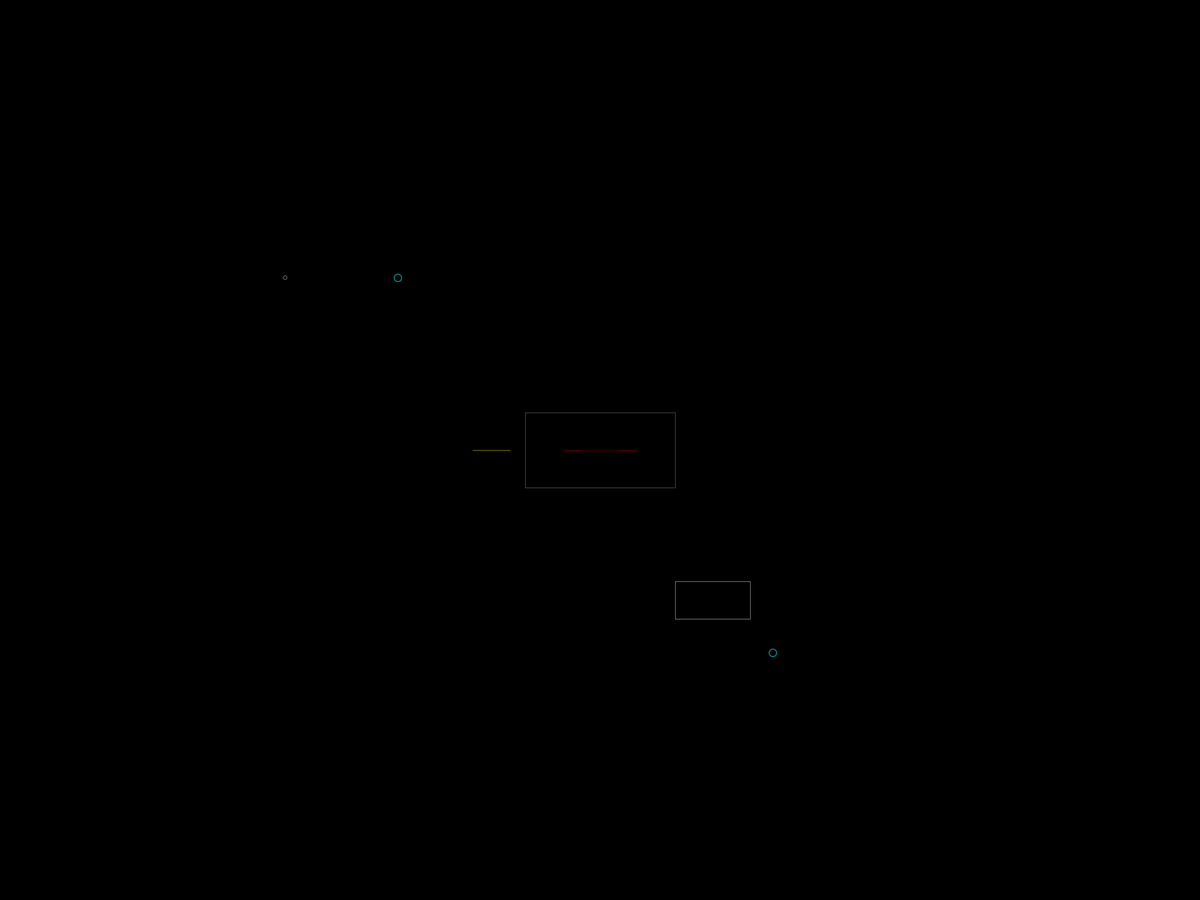
Frame 1 (no input)
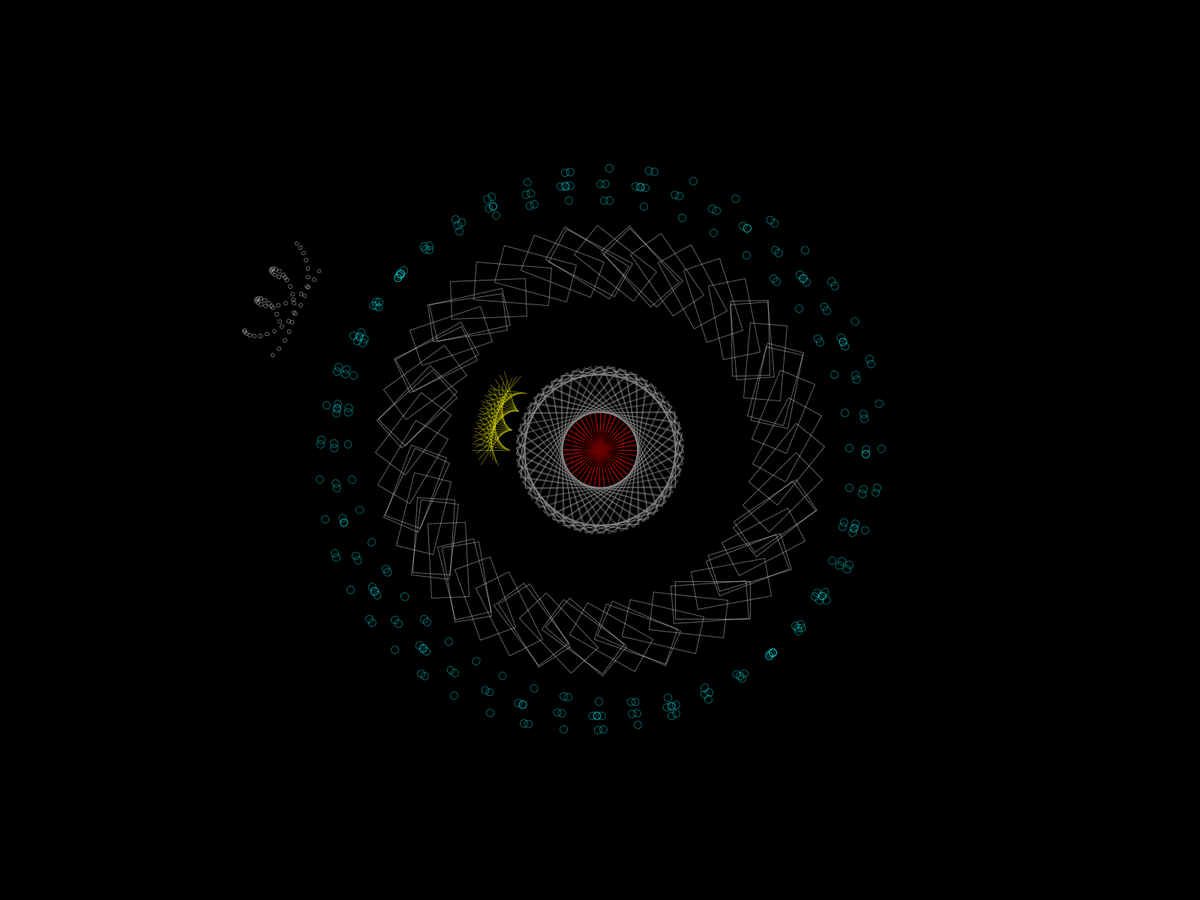
Frame 60 (the mouse pressed at the canvas centre just before this capture)
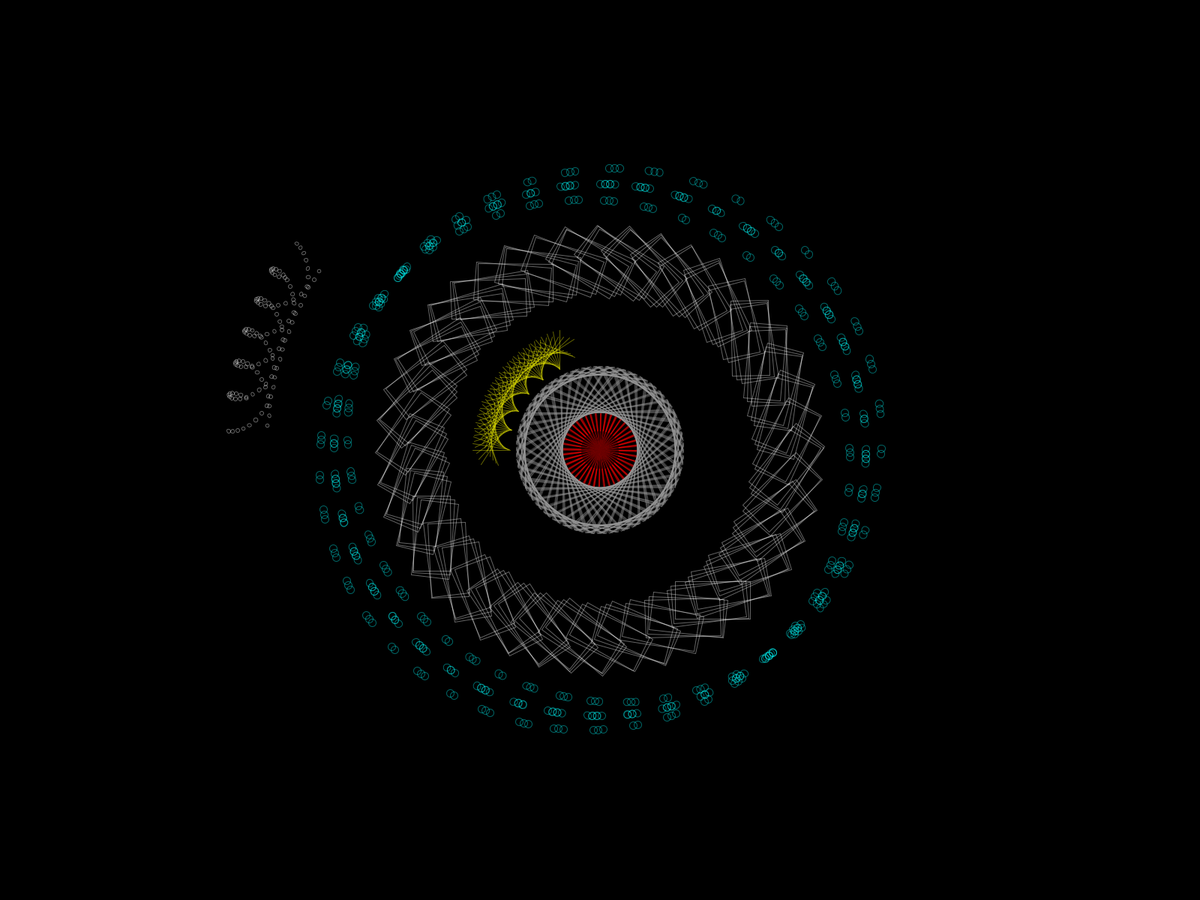
Frame 120 (the mouse held since frame 60 and released just before this capture)

The Processing sketch that drew these frames (run headless with seeded random() and noise(); from frame 60 on, the mouse is pressed at the canvas centre):

// Processing sketch: Basic_Angles
// ── Basic_Angles.pde
float a;

void setup(){
  fullScreen();
  rectMode(CENTER);
  a = 0;
  background(0);
}

void draw(){
  //background(0);
  
  noFill();
  stroke(150, 100);
  translate(width/2, height/2);
  
  pushMatrix(); //Cria uma matrix separada do laço anterior (Translates e Rotates só alterarão os códigos dentro da matrix
    rotate(-a);
    rect(0, 0, 200, 100);
  popMatrix(); //Fecha a matrix criada no pushMatrix()
  
  pushMatrix();
    rotate(a);
    stroke(255, 0, 0, 100);
    line(-49, 0, 49, 0);
    stroke(0, 100);
    line(-25, 0, 25, 0);
  popMatrix(); 
  
  pushMatrix();
    stroke(255, 255, 0, 100);
    rotate(a/100);
    translate(-145, 0);
    rotate(-a);
    line(-25, 0, 25, 0);
  popMatrix();
  
  stroke(255, 100);
  
  pushMatrix();
    rotate(a);
    translate(150, 200);
    rotate(-a/500);
    rect(0, 0, 100, 50);
  popMatrix(); 
  
  stroke(0, 255, 255, 100);
  
  pushMatrix();
    rotate(a); // Rotaciona com base no centro da tela
    translate(-250, -250);
    ellipse(-20, 20, 10, 10);
    rotate(a); // Rotaciona com base no ponto (-250, -250)
    ellipse(-20, 20, 10, 10);
  popMatrix();
  
  pushMatrix();
    rotate(a); // Rotaciona com base no centro da tele
    translate(250, 250);
    ellipse(-20, 20, 10, 10);
    rotate(-a); // Rotaciona com base no ponto (250, 250)
    ellipse(-20, 20, 10, 10);
  popMatrix(); //Fecha a matrix criada no pushMatrix()
  
  stroke(255, 100);
  
  pushMatrix(); 
    rotate(-a/250);
    translate(-400, -250);
    rotate(-2*a); // Rotaciona com base no ponto (250, 250)
    ellipse(-20, 20, 5, 5);
  popMatrix(); 
  
  a += 1;
  
  // pushMatrix() e popMatrix() são utilizados quando se quer rotar mais de um objeto com referenciais diferentes sem que um afete o outro
}
